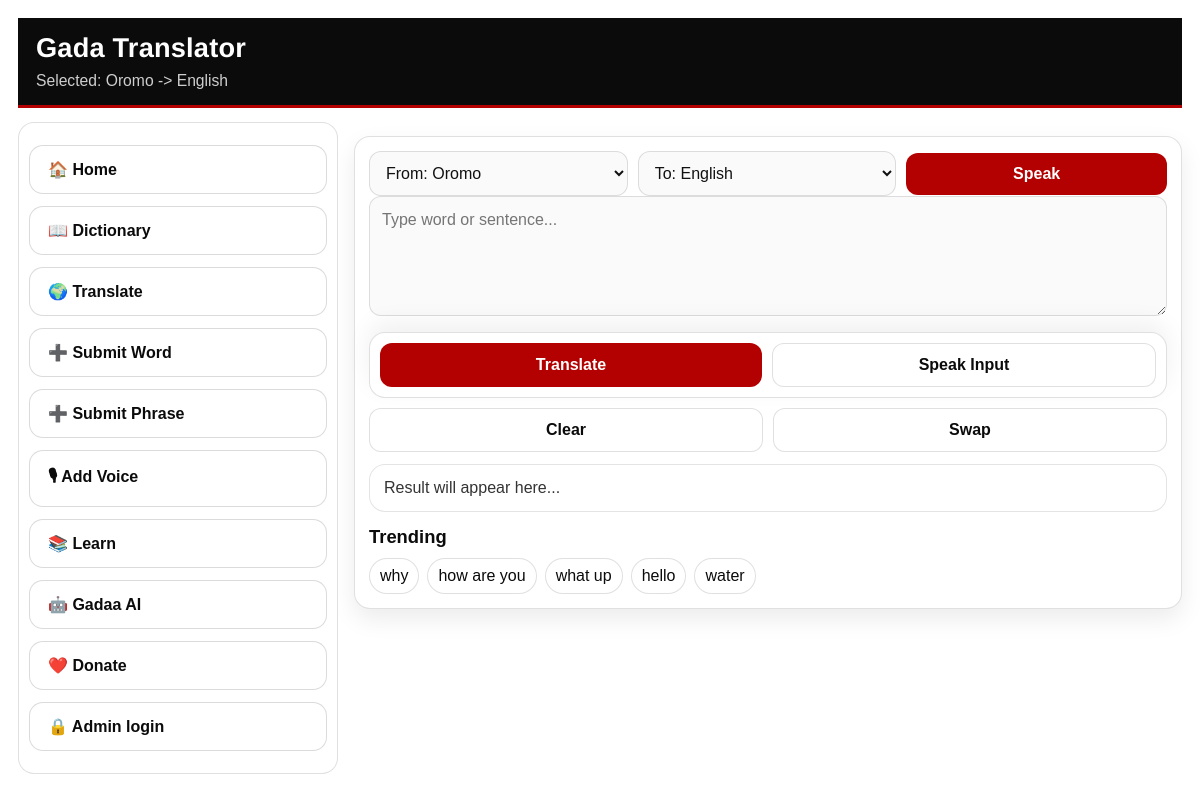
Page /translate on the earlier database version.
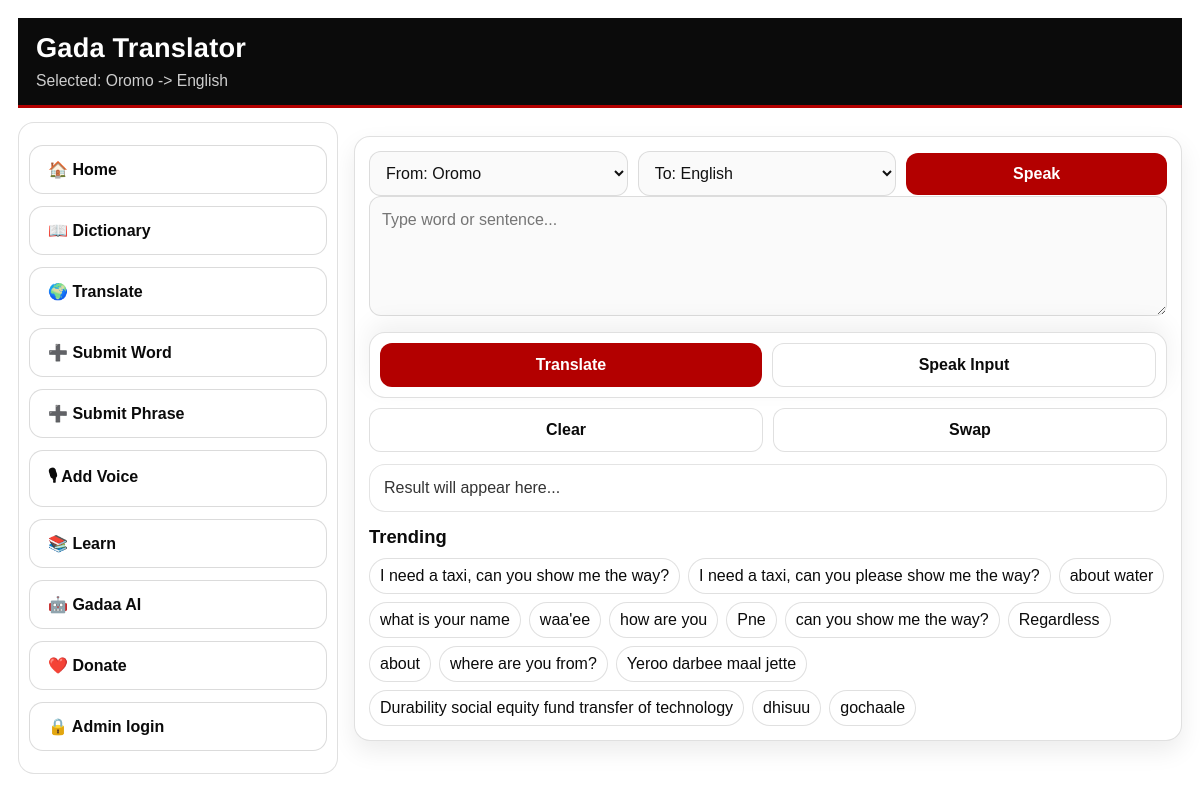
Same page on the later database version.
### tables this page shows
CREATE TABLE search_counts (
            query TEXT PRIMARY KEY,
            total_count INTEGER DEFAULT 0,
            today_count INTEGER DEFAULT 0,
            week_count INTEGER DEFAULT 0,
            last_searched_at DATETIME
        );

### app.py (the view, shortened to what this page needs)
@app.route("/translate", methods=["GET", "POST"])
def translate():
    result = None
    text = ""
    direction = "om_en"
    source_lang = "om"
    target_lang = "en"
    suggestions = None
    audio = None
    matched = None
    phrase_suggestions = None
    is_auto_translation = False
    tts_audio_url = None
    translate_error = None
    trending = get_trending(limit=15)
    approved_oromo_audio_phrase_ids = get_approved_oromo_audio_ids("phrase")
    approved_oromo_audio_word_ids = get_approved_oromo_audio_ids("word")
    return render_template(
        "translate.html",
        result=result,
        text=text,
        direction=direction,
        source_lang=source_lang,
        target_lang=target_lang,
        language_options=LANGUAGE_OPTIONS,
        result_is_rtl=_is_rtl_lang(target_lang),
        source_speech_lang=_speech_lang_code(source_lang),
        target_speech_lang=_speech_lang_code(target_lang),
        is_auto_translation=is_auto_translation,
        tts_audio_url=tts_audio_url,
        translate_error=translate_error,
        suggestions=suggestions,
        phrase_suggestions=phrase_suggestions,
        trending=trending,
        matched=matched,
        audio=audio,
        approved_oromo_audio_word_ids=approved_oromo_audio_word_ids,
        approved_oromo_audio_phrase_ids=approved_oromo_audio_phrase_ids
    )

### app.py (called while the page is built)
@app.before_request
def force_primary_domain():
    if request.path.startswith("/.well-known/"):
        return None
    if request.host == "gadaoromo.onrender.com":
        return redirect("https://gadaadictionary.com" + request.full_path, code=301)
    return None

@app.context_processor
def inject_globals():
    return dict(
        APP_NAME=APP_NAME,
        SUPPORT_MIN_NOK=SUPPORT_MIN_NOK,
        DONATE_URLS=DONATE_URLS,
        WEBSITE_URL=WEBSITE_URL,
        API_URL=API_URL,
    )

@app.after_request
def add_security_headers(resp):
    resp.headers["X-Content-Type-Options"] = "nosniff"
    resp.headers["X-Frame-Options"] = "SAMEORIGIN"
    if resp.mimetype == "text/html":
        resp.headers.setdefault("Cache-Control", "no-cache")
    return resp

def _speech_lang_code(lang_code: str) -> str:
    cfg = LANGUAGE_OPTIONS.get(lang_code, {})
    return cfg.get("speech_code", "en-US")

def _is_rtl_lang(lang_code: str) -> bool:
    cfg = LANGUAGE_OPTIONS.get(lang_code, {})
    return bool(cfg.get("rtl"))

### templates/translate.html (shortened to what this page needs)
<!DOCTYPE html>
<html lang="en">
<head>
  <link rel="stylesheet" href="{{ url_for('static', filename='style.css') }}?v=20260218-2">
</head>
<body>
<div class="container">
<header class="topbar">
  <div class="brand">
    <h1>Gada Translator</h1>
    <p class="tagline">Selected: {{ language_options[source_lang].label }} -> {{ language_options[target_lang].label }}</p>
  </div>
</header>
<div class="app-shell">
    <aside class="side-menu">
    <a class="side-link" href="/">🏠 Home</a>
    <a class="side-link" href="/dictionary">📖 Dictionary</a>
    <a class="side-link" href="/translate">🌍 Translate</a>
    <a class="side-link" href="/submit">➕ Submit Word</a>
    <a class="side-link" href="/submit_phrase">➕ Submit Phrase</a>
    <a class="side-link" href="/recorder">🎙 Add Voice</a>
    <a class="side-link" href="/learn">📚 Learn</a>
    <a class="side-link" href="/gadaa-ai">🤖 Gadaa AI</a>
    <a class="side-link" href="/support">❤️ Donate</a>
    <a class="side-link" href="/admin">🔒 Admin login</a>
  </aside>
  <main class="content" id="main">
    <div class="card">
      <form method="POST" id="translateForm">
        <div class="row">
          <select name="source_lang" id="sourceLangSelect">
            {% for code, cfg in language_options.items() %}
              <option value="{{ code }}" {% if source_lang == code %}selected{% endif %}>From: {{ cfg.label }}</option>
            {% endfor %}
          </select>
          <select name="target_lang" id="targetLangSelect">
            {% for code, cfg in language_options.items() %}
              <option value="{{ code }}" {% if target_lang == code %}selected{% endif %}>To: {{ cfg.label }}</option>
            {% endfor %}
          </select>
          <button type="button" onclick="startVoice()">Speak</button>
        </div>
        <textarea name="text" id="textInput" placeholder="Type word or sentence..." required oninput="autoGrow(this)">{{ text or "" }}</textarea>
        <div class="bottom-bar">
          <div class="bottom-actions">
            <button type="submit">Translate</button>
            <a class="btn" href="javascript:void(0)" onclick="speakInput()">Speak Input</a>
          </div>
        </div>
        <div class="small-actions">
          <button type="button" class="btn" onclick="clearInput()">Clear</button>
          <button type="button" class="btn" onclick="swapDirection()">Swap</button>
        </div>
      </form>
      {% if result %}
        <div class="result-box">
          <strong>Result:</strong>
          <span id="resultText" {% if result_is_rtl %}dir="rtl" style="display:inline-block; text-align:right; width:100%;"{% endif %}>{{ result }}</span>
          {% if is_auto_translation %}<span class="chip" style="margin-left:8px;">Auto translation</span>{% endif %}
        </div>
        <div class="small-actions">
          <button type="button" class="btn" onclick="speakResult()">Speak Result</button>
          <button type="button" class="btn" onclick="copyResult()">Copy Result</button>
        </div>
        {% if tts_audio_url %}
          <div style="margin-top:10px;">
            <div class="subtle">Generated audio</div>
            <audio controls style="width:100%;"><source src="{{ tts_audio_url }}"></audio>
          </div>
        {% endif %}
      {% else %}
        <div class="result-box" style="opacity:0.85;">Result will appear here...</div>
      {% endif %}
      {% if trending %}
        <div style="margin-top:14px;">
          <h2>Trending</h2>
          <div class="chips">{% for row in trending %}<span class="chip" onclick="useSuggestion('{{ row[0]|e }}')">{{ row[0] }}</span>{% endfor %}</div>
        </div>
      {% endif %}
    </div>
  </main>
</div>
</body>
</html>

Differences in the rows shown:
removed search_counts: query "why"
removed search_counts: query "what up"
removed search_counts: query "hello"
removed search_counts: query "water"
added search_counts: query "I need a taxi, can you show me the way?"
added search_counts: query "I need a taxi, can you please show me the way?"
added search_counts: query "about water"
added search_counts: query "what is your name"
added search_counts: query "waa'ee"
added search_counts: query "Pne"
added search_counts: query "can you show me the way?"
added search_counts: query "Regardless"
added search_counts: query "about"
added search_counts: query "where are you from?"
added search_counts: query "Yeroo darbee maal jette"
added search_counts: query "Durability social equity fund transfer of technology"
added search_counts: query "dhisuu"
added search_counts: query "gochaale"
